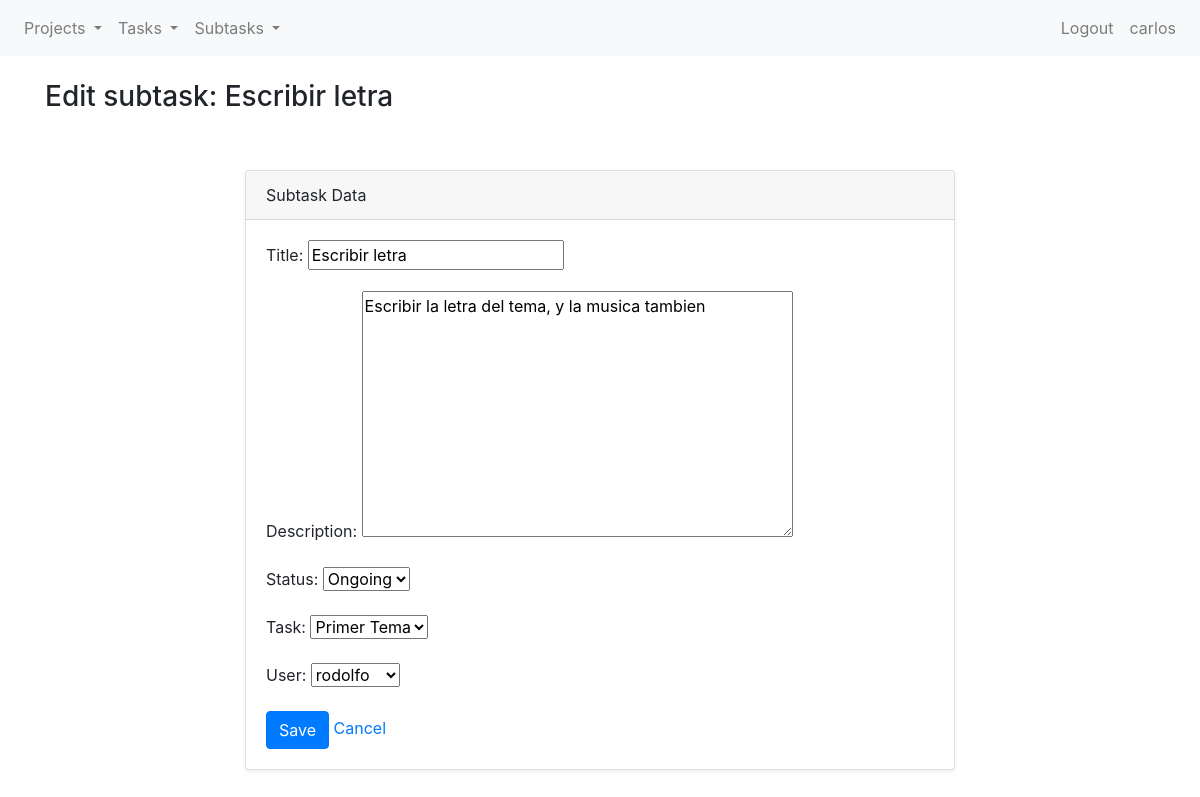
The app's page /projects/subtasks/1/update/ (signed in) with its own data.
### projects/models.py (models this page shows, shortened)
class Subtask(models.Model):
    class Status(models.TextChoices):
        PENDING = 'PEND', 'Pending'
        ONGOING = 'ON', 'Ongoing'
        FINISHED = 'FIN', 'Finished'
    title = models.CharField(max_length=255)
    description = models.TextField()
    status = models.CharField(max_length=4,
                                choices=Status.choices,
                                default=Status.PENDING)
    task = models.ForeignKey(Task, on_delete=models.CASCADE, related_name="task")
    user = models.ForeignKey(User, on_delete=models.CASCADE)

class Task(models.Model):
    class Priority(models.TextChoices):
        HIGH = 'HI', 'High'
        MEDIUM = 'MID', 'Medium'
        LOW = 'LOW', 'Low'
    class Status(models.TextChoices):
        PENDING = 'PEND', 'Pending'
        ONGOING = 'ON', 'Ongoing'
        FINISHED = 'FIN', 'Finished'
    title = models.CharField(max_length=255)
    description = models.TextField()
    priority = models.CharField(max_length=3,
                                choices=Priority.choices,
                                default=Priority.MEDIUM)
    status = models.CharField(max_length=4,
                                choices=Status.choices,
                                default=Status.PENDING)
    deadline = models.DateField(blank=True, null=True)
    project = models.ForeignKey(Project, on_delete=models.CASCADE, related_name="project")
    user = models.ForeignKey(User, on_delete=models.CASCADE)
    def __str__(self):
        return(f"{self.title}")

### projects/views.py (the view)
# urls.py: path("subtasks/<int:pk>/update/", SubtaskUpdateView.as_view(), name="subtask-update"),
class SubtaskUpdateView(LoginRequiredMixin, UpdateView):
    model = Subtask
    template_name = "projects/cbv/subtask_form.html"
    fields = ["title", "description", "status", "task", "user"]
    context_object_name = "subtask"
    success_url = reverse_lazy("subtask-list")

### projects/templates/projects/cbv/subtask_form.html
{% extends 'projects/base.html' %} {% block title %} Create subtask {% endblock %} {% block content %}
<h3>{% if object %}Edit subtask: {{ object.title }}{% else %}New subtask{% endif %}</h3>
<section class="py-5">
  <div class="container">
    <div class="row">
      <div class="col-lg-8 mx-auto">
        <div class="card shadow-sm">
          <div class="card-header">Subtask Data</div>
          <div class="card-body">
            <form method="post">
              {% csrf_token %} {{ form.as_p }}
              <button type="submit" class="btn btn-primary">Save</button>
              <a href="{% url 'project-list' %}">Cancel</a>
            </form>
          </div>
        </div>
      </div>
    </div>
  </div>
</section>
{% endblock %}

### projects/templates/projects/base.html (shortened to what this page needs)
{% load static %}
<!DOCTYPE html>
<html lang="en">
  <head>
    <link rel="stylesheet" href="{% static 'projects/css/bootstrap.css' %}" />
  </head>
  <body>
    <nav class="navbar navbar-expand-lg navbar-light bg-light">
      <div class="collapse navbar-collapse" id="navbarNav">
        {% if user.is_authenticated %}
        <ul class="navbar-nav">
          <li class="nav-item dropdown">
            <a
              class="nav-link dropdown-toggle"
              href="#"
              id="navbarDropdownMenuLinkProject"
              role="button"
              data-toggle="dropdown"
              aria-haspopup="true"
              aria-expanded="false"
            >
              Projects
            </a>
          </li>
          <li class="nav-item dropdown">
            <a
              class="nav-link dropdown-toggle"
              href="#"
              id="navbarDropdownMenuLinkTask"
              role="button"
              data-toggle="dropdown"
              aria-haspopup="true"
              aria-expanded="false"
            >
              Tasks
            </a>
          </li>
          <li class="nav-item dropdown">
            <a
              class="nav-link dropdown-toggle"
              href="#"
              id="navbarDropdownMenuLinkSubtask"
              role="button"
              data-toggle="dropdown"
              aria-haspopup="true"
              aria-expanded="false"
            >
              Subtasks
            </a>
          </li>
        </ul>
        {% endif %}
        <ul class="navbar-nav ml-auto">
          {% if user.is_authenticated %}
          <li class="nav-item">
            <a class="nav-link" href="{% url 'logout' %}">Logout</a>
          </li>
          <li class="nav-item">
            <a class="nav-link" href="{% url 'edit-user' %}">{{ user }}</a>
          </li>
          {% endif %}
        </ul>
      </div>
    </nav>
    <div class="container mt-4">
      {% block content %}{% endblock content %}
    </div>
  </body>
</html>

### records on screen
Subtask: title "Escribir letra", description "Escribir la letra del tema, y la musica tambien", status "Ongoing", task "Primer Tema", user "rodolfo"

### other values on screen
{{ user }} "carlos"
